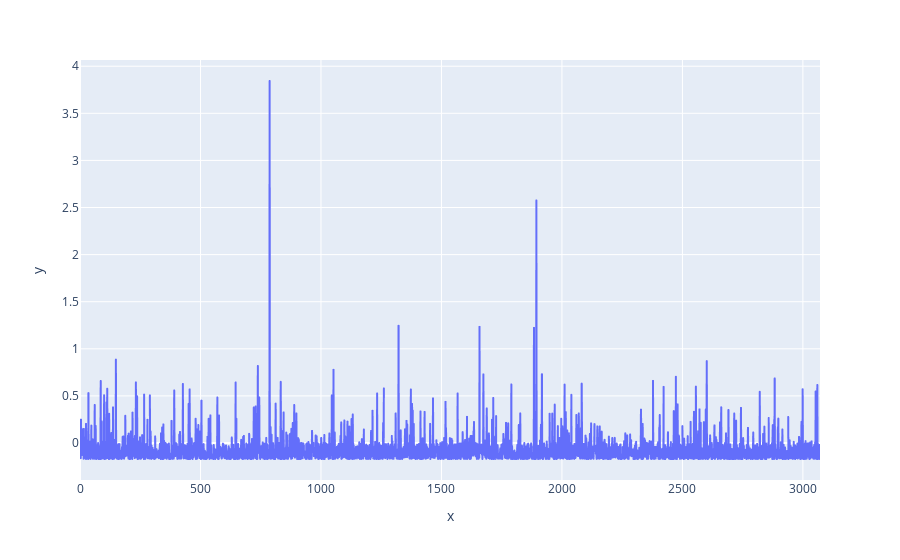

Notebook cell for this chart:
### Code cell
line(activations['blocks.4.mlp.hook_post'][0,1,:])

### Figure 1 — Plotly figure (JSON) as saved in the notebook; plotly's stock layout.template omitted (floating-point values rounded to 4 significant figures; data arrays with more than 128 entries replaced by an {"elided": "..."} marker saying what was removed)
{"data": [{"hovertemplate": "x=%{x}<br>y=%{y}<extra></extra>", "legendgroup": "", "line": {"color": "#636efa", "dash": "solid"}, "marker": {"symbol": "circle"}, "mode": "lines", "name": "", "showlegend": false, "type": "scattergl", "x": {"elided": "3072 int values"}, "xaxis": "x", "y": {"elided": "3072 float values"}, "yaxis": "y"}], "layout": {"legend": {"tracegroupgap": 0}, "margin": {"t": 60}, "xaxis": {"anchor": "y", "domain": [0, 1], "title": {"text": "x"}}, "yaxis": {"anchor": "x", "domain": [0, 1], "title": {"text": "y"}}}}
